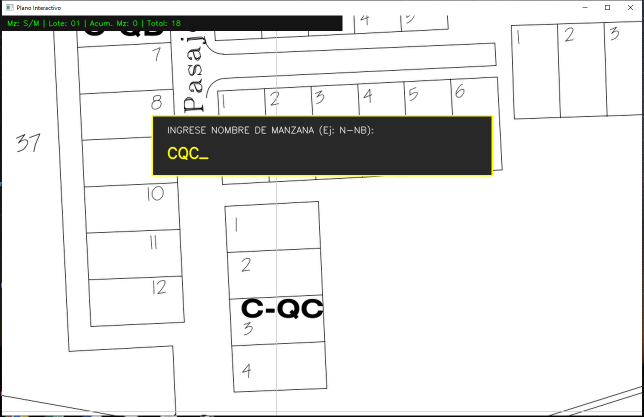
#> input picture 3.PNG, 1287 x 833 px, given in place of girasoles-2.jpg, which was not available (shown at 1/2 size)
$ python casas8.py
#> lines starting #> are read from the running program, lines starting #| are printed output that depends on the picture
import cv2
import pandas as pd
import numpy as np
import os

# Cargar imagen
ruta_imagen = "girasoles-2.jpg"
imagen_base = cv2.imread(ruta_imagen)
#> imagen_base is the input picture: shape (833, 1287, 3); mean B, G, R 226.6, 228.1, 227.9
if imagen_base is None:
    raise ValueError("No se pudo cargar la imagen. Verifica el nombre o la ruta.")

alto_orig, ancho_orig = imagen_base.shape[:2]
#> alto_orig = 833; ancho_orig = 1287

# Dimensiones de la ventana
ANCHO_VENTANA = 1280
ALTO_VENTANA = 800

# Zoom inicial centrado
zoom = min(ANCHO_VENTANA / ancho_orig, ALTO_VENTANA / alto_orig)
#> zoom = 0.96
offset = [
    int((ancho_orig * zoom - ANCHO_VENTANA) / 2),
    int((alto_orig * zoom - ALTO_VENTANA) / 2)
]
#> offset = [-21, 0]

# Variables de estado
puntos = []
lotes_manzana_actual = []  # Lotes acumulados de la manzana en curso
todas_las_casas = []       # Historial global (se cargará del Excel si existe)

manzana_actual = "S/M"
lote_actual = 1

# Estados para la ventana flotante interactiva en pantalla
modo_ingreso_manzana = False
buffer_texto_mz = ""
modo_ingreso_lote = False
buffer_texto_lt = ""

# Control de mouse y dibujo
arrastrando = False
se_movio = False
inicio_arrastre = (0, 0)
cursor_pantalla = (0, 0)
punto_iman_actual = None
necesita_redibujar = True
vista_cache = None

RADIO_IMAN_PANTALLA = 12  # Distancia en píxeles de pantalla para activar el imán

def cargar_excel_existente():
    """Carga automáticamente el historial previo desde el Excel al iniciar el programa."""
    global todas_las_casas
    nombre_archivo = "coordenadas_casas.xlsx"
    if os.path.exists(nombre_archivo):
        try:
            df = pd.read_excel(nombre_archivo)
            for _, row in df.iterrows():
                mz = str(row['Manzana'])
                lt = int(row['Lote'])
                puntos_casa = [
                    (int(row['XSI1']), int(row['YSI2'])),
                    (int(row['XSD1']), int(row['YSD2'])),
                    (int(row['XID1']), int(row['YID2'])),
                    (int(row['XII1']), int(row['YII2']))
                ]
                todas_las_casas.append({
                    'manzana': mz,
                    'lote': lt,
                    'puntos': puntos_casa
                })
            print(f"📂 Historial cargado con éxito: {len(todas_las_casas)} lotes recuperados de '{nombre_archivo}'.")
        except Exception as e:
            print(f"⚠️ No se pudo leer el Excel existente: {e}")

# [16 lines left out: function buscar_punto_cercano, not called in this run]

def mostrar_imagen():
    """Recorta, escala con máxima nitidez (Lanczos4) y dibuja polígonos e interfaz."""
    global necesita_redibujar, vista_cache
    if not necesita_redibujar and vista_cache is not None:
        return vista_cache

    lienzo = np.zeros((ALTO_VENTANA, ANCHO_VENTANA, 3), dtype=np.uint8)

    x1_orig = max(0, int(offset[0] / zoom))
#> x1_orig = 0
    y1_orig = max(0, int(offset[1] / zoom))
#> y1_orig = 0
    x2_orig = min(ancho_orig, int((offset[0] + ANCHO_VENTANA) / zoom) + 1)
#> x2_orig = 1287
    y2_orig = min(alto_orig, int((offset[1] + ALTO_VENTANA) / zoom) + 1)
#> y2_orig = 833

    if x2_orig > x1_orig and y2_orig > y1_orig:
        recorte = imagen_base[y1_orig:y2_orig, x1_orig:x2_orig]
        ancho_dest = int((x2_orig - x1_orig) * zoom)
#> ancho_dest = 1236
        alto_dest = int((y2_orig - y1_orig) * zoom)
#> alto_dest = 800

        if ancho_dest > 0 and alto_dest > 0:
            # CORRECCIÓN DE PIXELACIÓN: Usar INTER_LANCZOS4 para evitar dientes de serrucho al hacer zoom
            interpolacion = cv2.INTER_AREA if zoom < 1.0 else cv2.INTER_LANCZOS4
#> interpolacion = 3
            recorte_escalado = cv2.resize(recorte, (ancho_dest, alto_dest), interpolation=interpolacion)
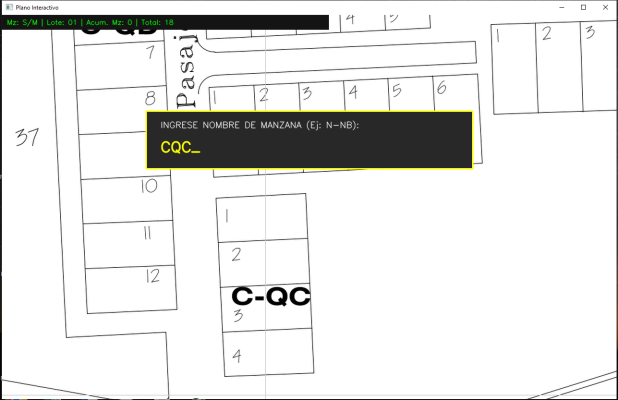
#> recorte_escalado: shape (800, 1236, 3) (shown at 1/2 size); mean B, G, R 226.6, 228.1, 227.9

            pos_x = max(0, int(x1_orig * zoom - offset[0]))
#> pos_x = 21
            pos_y = max(0, int(y1_orig * zoom - offset[1]))
#> pos_y = 0

            h_pegar = min(alto_dest, ALTO_VENTANA - pos_y)
#> h_pegar = 800
            w_pegar = min(ancho_dest, ANCHO_VENTANA - pos_x)

            lienzo[pos_y:pos_y+h_pegar, pos_x:pos_x+w_pegar] = recorte_escalado[:h_pegar, :w_pegar]
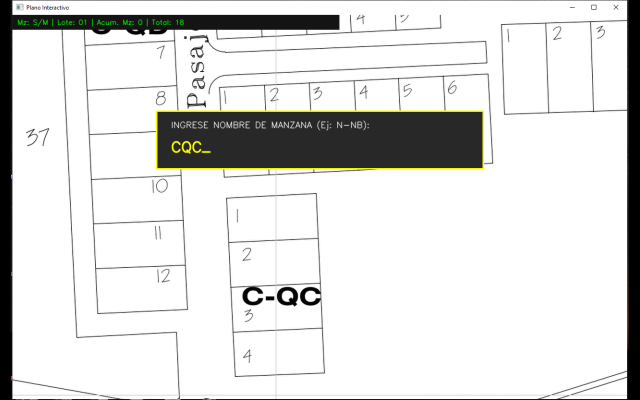
#> lienzo: shape (800, 1280, 3) (shown at 1/2 size); mean B, G, R 218.8, 220.2, 220.1

    # 1. Dibujar historial global ya guardado
    for item in todas_las_casas:
        pts = item['puntos']
        pts_pantalla = [[int(px * zoom - offset[0]), int(py * zoom - offset[1])] for px, py in pts]
        pts_np = np.array(pts_pantalla, np.int32).reshape((-1, 1, 2))

        cv2.polylines(lienzo, [pts_np], isClosed=True, color=(0, 200, 0), thickness=2, lineType=cv2.LINE_AA)

        for sx, sy in pts_pantalla:
            if 0 <= sx < ANCHO_VENTANA and 0 <= sy < ALTO_VENTANA:
                cv2.circle(lienzo, (sx, sy), 2, (0, 150, 0), -1, lineType=cv2.LINE_AA)

        cx = int(sum(p[0] for p in pts_pantalla) / 4)
        cy = int(sum(p[1] for p in pts_pantalla) / 4)
        if 0 <= cx < ANCHO_VENTANA and 0 <= cy < ALTO_VENTANA:
            etiqueta = f"{item['manzana']}-{item['lote']:02d}"
            cv2.putText(lienzo, etiqueta, (cx - 22, cy + 4),
                        cv2.FONT_HERSHEY_SIMPLEX, 0.45, (200, 200, 200), 1, lineType=cv2.LINE_AA)

    # 2. Dibujar polígonos de la manzana actual en curso
    for item in lotes_manzana_actual:
        pts = item['puntos']
        pts_pantalla = [[int(px * zoom - offset[0]), int(py * zoom - offset[1])] for px, py in pts]
        pts_np = np.array(pts_pantalla, np.int32).reshape((-1, 1, 2))

        cv2.polylines(lienzo, [pts_np], isClosed=True, color=(0, 255, 100), thickness=2, lineType=cv2.LINE_AA)

        for sx, sy in pts_pantalla:
            if 0 <= sx < ANCHO_VENTANA and 0 <= sy < ALTO_VENTANA:
                cv2.circle(lienzo, (sx, sy), 2, (0, 220, 0), -1, lineType=cv2.LINE_AA)

        cx = int(sum(p[0] for p in pts_pantalla) / 4)
        cy = int(sum(p[1] for p in pts_pantalla) / 4)
        if 0 <= cx < ANCHO_VENTANA and 0 <= cy < ALTO_VENTANA:
            etiqueta = f"{item['manzana']}-{item['lote']:02d}"
            cv2.putText(lienzo, etiqueta, (cx - 22, cy + 4),
                        cv2.FONT_HERSHEY_SIMPLEX, 0.45, (255, 40, 40), 1, lineType=cv2.LINE_AA)

    # 3. Dibujar puntos en progreso del lote actual
    if puntos:
        pts_actuales = [[int(px * zoom - offset[0]), int(py * zoom - offset[1])] for px, py in puntos]
        if len(pts_actuales) > 1:
            pts_act_np = np.array(pts_actuales, np.int32).reshape((-1, 1, 2))
            cv2.polylines(lienzo, [pts_act_np], isClosed=False, color=(0, 0, 255), thickness=1, lineType=cv2.LINE_AA)

        for sx, sy in pts_actuales:
            if 0 <= sx < ANCHO_VENTANA and 0 <= sy < ALTO_VENTANA:
                cv2.circle(lienzo, (sx, sy), 3, (0, 0, 255), -1, lineType=cv2.LINE_AA)

    # 4. Indicador visual de Imán (Snapping)
    if punto_iman_actual is not None and not modo_ingreso_manzana and not modo_ingreso_lote:
        ix = int(punto_iman_actual[0] * zoom - offset[0])
        iy = int(punto_iman_actual[1] * zoom - offset[1])
        cv2.circle(lienzo, (ix, iy), 6, (0, 255, 255), 1, lineType=cv2.LINE_AA)

    # 5. Barra superior de estado habitual
    cv2.rectangle(lienzo, (0, 0), (680, 30), (20, 20, 20), -1)
    total_general = len(todas_las_casas) + len(lotes_manzana_actual)
    texto_estado = f"Mz: {manzana_actual} | Lote: {lote_actual:02d} | Acum. Mz: {len(lotes_manzana_actual)} | Total: {total_general}"
    cv2.putText(lienzo, texto_estado, (10, 20), cv2.FONT_HERSHEY_SIMPLEX, 0.48, (0, 255, 0), 1, lineType=cv2.LINE_AA)
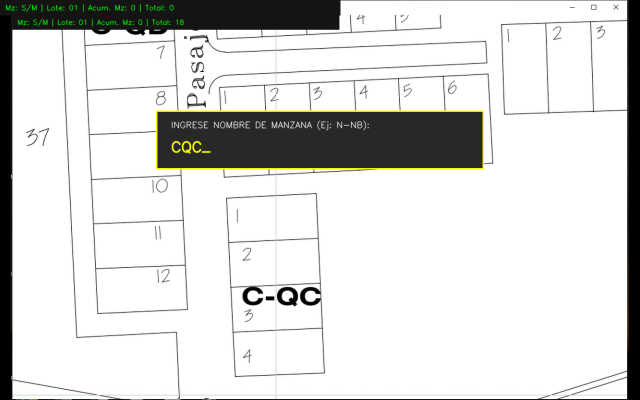
#> lienzo: shape (800, 1280, 3) (shown at 1/2 size); mean B, G, R 214.5, 216.1, 215.8

    # 6. Ventana flotante interactiva en pantalla si se está ingresando Manzana o Lote
    if modo_ingreso_manzana:
        cv2.rectangle(lienzo, (300, 200), (980, 320), (40, 40, 40), -1)
        cv2.rectangle(lienzo, (300, 200), (980, 320), (0, 255, 255), 2)
        cv2.putText(lienzo, "INGRESE NOMBRE DE MANZANA (Ej: N-NB):", (330, 235), cv2.FONT_HERSHEY_SIMPLEX, 0.6, (255, 255, 255), 1, cv2.LINE_AA)
        cv2.putText(lienzo, buffer_texto_mz + "_", (330, 285), cv2.FONT_HERSHEY_SIMPLEX, 1.0, (0, 255, 255), 2, cv2.LINE_AA)

    elif modo_ingreso_lote:
        cv2.rectangle(lienzo, (300, 200), (980, 320), (40, 40, 40), -1)
        cv2.rectangle(lienzo, (300, 200), (980, 320), (0, 255, 0), 2)
        cv2.putText(lienzo, "INGRESE NUMERO DE LOTE INICIAL (Ej: 1):", (330, 235), cv2.FONT_HERSHEY_SIMPLEX, 0.6, (255, 255, 255), 1, cv2.LINE_AA)
        cv2.putText(lienzo, buffer_texto_lt + "_", (330, 285), cv2.FONT_HERSHEY_SIMPLEX, 1.0, (0, 255, 0), 2, cv2.LINE_AA)

    vista_cache = lienzo
    necesita_redibujar = False
    return vista_cache

# [68 lines left out: function click_event, not called in this run]

# Cargar automáticamente los datos anteriores si el Excel existe
cargar_excel_existente()

cv2.namedWindow("Plano Interactivo", cv2.WINDOW_NORMAL)
cv2.resizeWindow("Plano Interactivo", ANCHO_VENTANA, ALTO_VENTANA)
cv2.setMouseCallback("Plano Interactivo", click_event)

print("=== PLANO ABIERTO EXITOSAMENTE ===")
print("👉 Presiona la tecla 'm' para abrir la ventana flotante y configurar la Manzana en pantalla.")
print("\n=== CONTROLES ===")
print("🖱 Clic izquierdo (rápido): Marcar esquina (se pega con 🧲 si acercas a otra esquina)")
print("🖱 Clic izquierdo (arrastrar): Mover plano | Rueda: Zoom")
print("🔤 Tecla 'm': Abrir ventana flotante para configurar Manzana y Lote inicial")
print("💾 Tecla 'g': Consolidar/Guardar la manzana actual al historial general")
print("↩️ Tecla 'z': Deshacer último punto o último lote de la manzana en curso")
print("🚪 Tecla 'q': Guardar todo en Excel y salir\n")

while True:
    vista = mostrar_imagen()
    cv2.imshow("Plano Interactivo", vista)
    tecla = cv2.waitKey(15) & 0xFF
#> (key q is pressed here)

    if modo_ingreso_manzana:
        if tecla == 13:  # ENTER
            if buffer_texto_mz.strip():
                manzana_actual = buffer_texto_mz.strip().upper()
            modo_ingreso_manzana = False
            buffer_texto_mz = ""
            modo_ingreso_lote = True
            necesita_redibujar = True
        elif tecla == 8 or tecla == 127:  # BACKSPACE
            buffer_texto_mz = buffer_texto_mz[:-1]
            necesita_redibujar = True
        elif 32 <= tecla <= 126:
            buffer_texto_mz += chr(tecla)
            necesita_redibujar = True
        continue

    if modo_ingreso_lote:
        if tecla == 13:  # ENTER
            if buffer_texto_lt.strip().isdigit():
                lote_actual = int(buffer_texto_lt.strip())
            modo_ingreso_lote = False
            buffer_texto_lt = ""
            puntos.clear()
            necesita_redibujar = True
            print(f"✅ Manzana activa: {manzana_actual}, Lote inicial: {lote_actual:02d}")
        elif tecla == 8 or tecla == 127:  # BACKSPACE
            buffer_texto_lt = buffer_texto_lt[:-1]
            necesita_redibujar = True
        elif 48 <= tecla <= 57:
            buffer_texto_lt += chr(tecla)
            necesita_redibujar = True
        continue

    if tecla == ord('m'):
        modo_ingreso_manzana = True
        buffer_texto_mz = ""
        necesita_redibujar = True

    elif tecla == ord('g'):
        if lotes_manzana_actual:
            todas_las_casas.extend(lotes_manzana_actual)
            print(f"\n📦 Manzana '{manzana_actual}' consolidada ({len(lotes_manzana_actual)} lotes). Total general: {len(todas_las_casas)}.")
            lotes_manzana_actual.clear()
            manzana_actual = "S/M"
            lote_actual = 1
            necesita_redibujar = True
            print("👉 Presiona 'm' para configurar la siguiente manzana.")
        else:
            print("\n⚠️ No hay lotes marcados en la manzana actual para guardar.")

    elif tecla == ord('z'):
        if puntos:
            eliminado = puntos.pop()
            print(f"↩️ Punto eliminado: {eliminado}")
        elif lotes_manzana_actual:
            ultimo = lotes_manzana_actual.pop()
            lote_actual = ultimo['lote']
            print(f"↩️ Lote eliminado: {ultimo['manzana']}-{lote_actual:02d}")
        necesita_redibujar = True

    elif tecla == ord('q'):
        if lotes_manzana_actual:
            resp = input(f"\n⚠️ Tienes {len(lotes_manzana_actual)} lotes sin guardar de la manzana '{manzana_actual}'. ¿Deseas incluirlos? (s/n): ").strip().lower()
            if resp == 's':
                todas_las_casas.extend(lotes_manzana_actual)
        break

cv2.destroyAllWindows()

# Guardar coordenadas finales consolidando todo en Excel
if todas_las_casas:
    datos = []
    for i, item in enumerate(todas_las_casas):
        casa = item['puntos']
        mz_lote_formato = f"{item['manzana']}-{item['lote']:02d}"
        datos.append({
            'ID': i + 1,
            'Manzana-Lote': mz_lote_formato,
            'Manzana': item['manzana'],
            'Lote': item['lote'],
            'XSI1': casa[0][0], 'YSI2': casa[0][1],
            'XSD1': casa[1][0], 'YSD2': casa[1][1],
            'XID1': casa[2][0], 'YID2': casa[2][1],
            'XII1': casa[3][0], 'YII2': casa[3][1],
        })

    df = pd.DataFrame(datos)
    df.to_excel("coordenadas_casas.xlsx", index=False)
    print(f"\n✅ {len(todas_las_casas)} lotes guardados exitosamente en 'coordenadas_casas.xlsx'")
else:
    print("\n⚠️ No se registraron lotes.")

$ run again, on 4.PNG
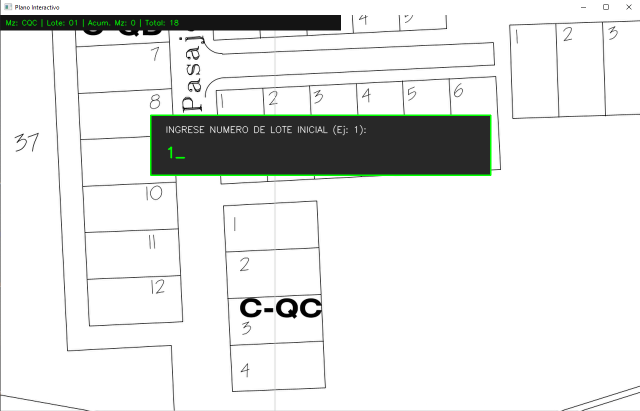
#> input picture 4.PNG, 1279 x 822 px, given in place of girasoles-2.jpg, which was not available (shown at 1/2 size)
#> imagen_base is the input picture: shape (822, 1279, 3); mean B, G, R 228, 229.4, 228
#> in mostrar_imagen, `recorte_escalado = cv2.resize(recorte, (ancho_dest, alto_dest), interp..`:
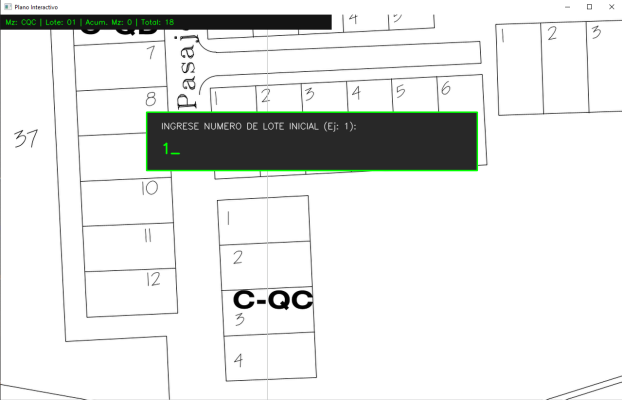
#> recorte_escalado: shape (800, 1244, 3) (shown at 1/2 size); mean B, G, R 228, 229.4, 228
#> in mostrar_imagen, `cv2.putText(lienzo, texto_estado, (10, 20), cv2.FONT_HERSHEY_SIMPLEX, ..`:
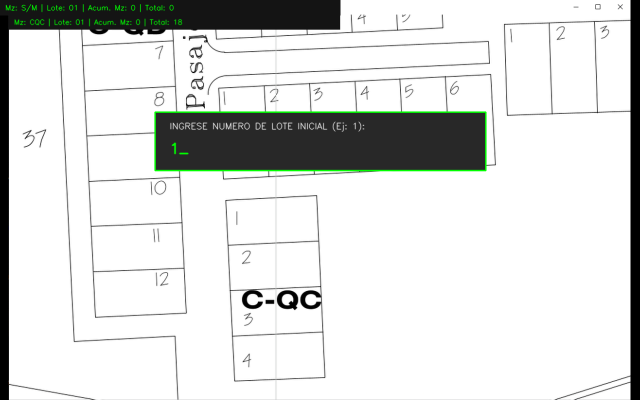
#> lienzo: shape (800, 1280, 3) (shown at 1/2 size); mean B, G, R 217.2, 218.7, 217.2
